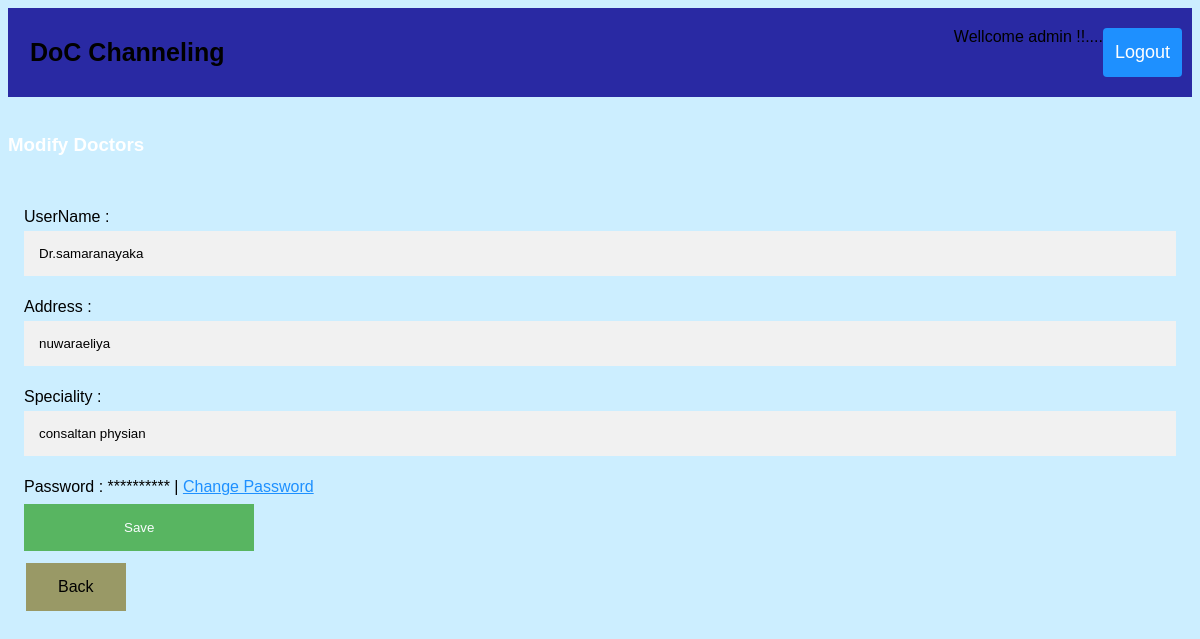
Screenshot of /modify_doctor.php?user_id=8 (signed in) with the database file from the repository.
### tables this page shows
CREATE TABLE IF NOT EXISTS `doctor` (
  `id` int(11) NOT NULL AUTO_INCREMENT,
  `username` varchar(40) NOT NULL,
  `password` varchar(20) NOT NULL,
  `user_type` varchar(5) NOT NULL,
  `address` varchar(70) NOT NULL,
  `speciality` varchar(20) NOT NULL,
  `is_deleted` int(2) NOT NULL DEFAULT '0',
  PRIMARY KEY (`id`)
);

### modify_doctor.php (the view, shortened to what this page needs)
<?php require_once('connection.php') ; ?>
<?php
$username='';
$address='';
$speciality='';
$user_id='';
if(isset($_GET['user_id'])){
  $user_id=mysqli_real_escape_string($connection,$_GET['user_id']);
  $query="SELECT * FROM doctor WHERE id={$user_id} LIMIT 1";
  $result_set= mysqli_query($connection,$query);
  if($result_set)
  {
    if(mysqli_num_rows($result_set) ==1){
      $result= mysqli_fetch_assoc($result_set);
      $username =$result['username'];
      $address =$result['address'];
      $speciality =$result['speciality'];
    }else{
      header('Location:admin.php?err=user_not_found');
    }
  }else{
    header('Location:admin.php?err=query_faild');
  }
}
 ?>
<!DOCTYPE html>
<html>
<head>
	<link rel="stylesheet" type="text/css" href="css/reg.css">
</head>
<body>
<div class="header">
  <a class="logo">DoC Channeling</a>
  <div class="header-right">
    <a  class="active" href="logout.php">Logout</a>
  </div>
  <span class="header-right">
      Wellcome  <?php echo $_SESSION['username'];?>   !!....
    </span>
</div>
<br>
<h3>Modify Doctors</h3>
<br>
<div class="container">
  <div class="form-group">
    <form action="modify_doctor.php" method="post">
      <label>UserName :</label>
      <input type="text" name="username" placeholder="Enter Username"class="form-control" <?php echo 'value="'. $username .'"'; ?>>
      <br>
       <label>Address :</label>
      <input type="text" name="address" placeholder="Enter Address"class="form-control" <?php echo 'value="'. $address .'"'; ?>>
      <br>
       <label>Speciality :</label>
      <input type="text" name="speciality" placeholder="Enter Speciality"class="form-control" <?php echo 'value="'. $speciality .'"'; ?>>
      <br>
      <label>Password :</label>
      <span>**********</span> | <a href="change_password_d.php?user_id=<?php echo $user_id; ?>">Change Password</a>
      <br>
      <button class="registerbtn1 " type="submit" name="submit">Save</button>
    </form>
  </div>
<a  class="button" href="admin.php"> Back</a>
</body>
</html>

### css/reg.css (style rules this page uses)
* { box-sizing: border-box }
.container { padding: 16px; }
h3 { color:white; }
input[type=text], input[type=password] { width: 100%; padding: 15px; margin: 5px 0 22px 0; display: inline-block; border: none; background: #f1f1f1; }
.registerbtn1 { background-color: #4CAF50; color: white; padding: 16px 20px; margin: 8px 0; border: none; cursor: pointer; width: 20%; opacity: 0.9; }
a { color: dodgerblue; }
body { margin: 20; font-family: Arial, Helvetica, sans-serif; }
.header { overflow: hidden; background-color: #2929a3; padding: 20px 10px; }
.header a { float: left; color: black; text-align: center; padding: 12px; text-decoration: none; font-size: 18px; line-height: 25px; border-radius: 4px; }
.header a.logo { font-size: 25px; font-weight: bold; }
.header a.active { background-color: dodgerblue; color: white; }
.header-right { float: right; }
.button { background-color:#999966; border: none; color: black; padding: 15px 32px; text-align: center; text-decoration: none; display: inline-block; font-size: 16px; margin: 4px 2px; cursor: pointer; }

### modify_doctor.php (style rules this page uses)
body { background-color: #cceeff; }

### rows the page displays
doctor: username "Dr.samaranayaka", address "nuwaraeliya", speciality "consaltan physian"

### other values shown
$_SESSION['username'] "admin"
